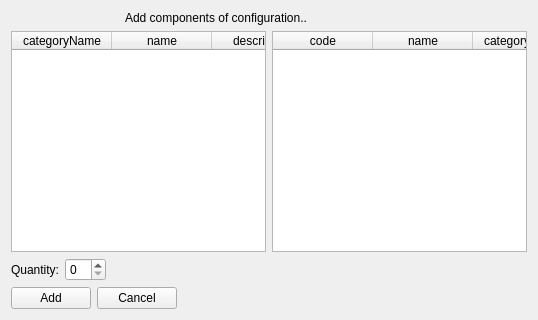
<?xml version="1.0" encoding="UTF-8"?>
<ui version="4.0">
 <class>configuration_component_add_form</class>
 <widget class="QWidget" name="configuration_component_add_form">
  <property name="geometry">
   <rect>
    <x>0</x>
    <y>0</y>
    <width>538</width>
    <height>320</height>
   </rect>
  </property>
  <property name="windowTitle">
   <string>Add components of configuration</string>
  </property>
  <layout class="QGridLayout" name="gridLayout">
   <item row="5" column="0">
    <layout class="QHBoxLayout" name="horizontalLayout">
     <item>
      <widget class="QPushButton" name="link">
       <property name="text">
        <string>Add</string>
       </property>
       <property name="form" stdset="0">
        <string notr="true">configuration_components</string>
       </property>
       <property name="global.configurationState" stdset="0">
        <string notr="true">{configuration.state}</string>
       </property>
       <property name="global.componentState" stdset="0">
        <string notr="true">{component.state}</string>
       </property>
       <property name="global.config_id" stdset="0">
        <string notr="true">{configuration.id}</string>
       </property>
       <property name="global.component_id" stdset="0">
        <string notr="true">{component.id}</string>
       </property>
       <property name="action" stdset="0">
        <string>create</string>
       </property>
       <property name="doctype" stdset="0">
        <string notr="true">ConfigurationComponent.simpleform</string>
       </property>
       <property name="rootelement" stdset="0">
        <string notr="true">ConfigurationComponent</string>
       </property>
      </widget>
     </item>
     <item>
      <widget class="QPushButton" name="cancel">
       <property name="text">
        <string>Cancel</string>
       </property>
       <property name="form" stdset="0">
        <string notr="true">configuration_components</string>
       </property>
       <property name="global.configurationState" stdset="0">
        <string notr="true">{configuration.state}</string>
       </property>
       <property name="global.componentState" stdset="0">
        <string notr="true">{component.state}</string>
       </property>
      </widget>
     </item>
     <item>
      <spacer name="horizontalSpacer">
       <property name="orientation">
        <enum>Qt::Horizontal</enum>
       </property>
       <property name="sizeHint" stdset="0">
        <size>
         <width>40</width>
         <height>20</height>
        </size>
       </property>
      </spacer>
     </item>
    </layout>
   </item>
   <item row="0" column="0">
    <layout class="QHBoxLayout" name="horizontalLayout_2">
     <item>
      <widget class="QLabel" name="label_2">
       <property name="maximumSize">
        <size>
         <width>32</width>
         <height>32</height>
        </size>
       </property>
       <property name="text">
        <string/>
       </property>
      </widget>
     </item>
     <item>
      <widget class="QLabel" name="label_3">
       <property name="maximumSize">
        <size>
         <width>32</width>
         <height>32</height>
        </size>
       </property>
       <property name="text">
        <string/>
       </property>
       <property name="pixmap">
        <pixmap resource="../qtclient.qrc">:/images/link_add.png</pixmap>
       </property>
      </widget>
     </item>
     <item>
      <widget class="QLabel" name="label_4">
       <property name="maximumSize">
        <size>
         <width>32</width>
         <height>32</height>
        </size>
       </property>
       <property name="text">
        <string/>
       </property>
       <property name="pixmap">
        <pixmap resource="../qtclient.qrc">:/images/bricks.png</pixmap>
       </property>
      </widget>
     </item>
     <item>
      <widget class="QLabel" name="label">
       <property name="text">
        <string>Add components of configuration..</string>
       </property>
      </widget>
     </item>
    </layout>
   </item>
   <item row="2" column="0">
    <layout class="QGridLayout" name="gridLayout_2">
     <item row="0" column="1">
      <widget class="QTableWidget" name="component">
       <property name="horizontalScrollBarPolicy">
        <enum>Qt::ScrollBarAlwaysOff</enum>
       </property>
       <property name="alternatingRowColors">
        <bool>true</bool>
       </property>
       <property name="selectionMode">
        <enum>QAbstractItemView::SingleSelection</enum>
       </property>
       <property name="selectionBehavior">
        <enum>QAbstractItemView::SelectRows</enum>
       </property>
       <property name="showGrid">
        <bool>true</bool>
       </property>
       <property name="gridStyle">
        <enum>Qt::DotLine</enum>
       </property>
       <property name="sortingEnabled">
        <bool>true</bool>
       </property>
       <property name="doctype" stdset="0">
        <string notr="true">ComponentListRequest.simpleform</string>
       </property>
       <property name="rootelement" stdset="0">
        <string notr="true">component</string>
       </property>
       <property name="state" stdset="0">
        <string notr="true">{global.componentState}</string>
       </property>
       <property name="action" stdset="0">
        <string notr="true">read</string>
       </property>
       <attribute name="horizontalHeaderShowSortIndicator" stdset="0">
        <bool>true</bool>
       </attribute>
       <attribute name="verticalHeaderStretchLastSection">
        <bool>false</bool>
       </attribute>
       <column>
        <property name="text">
         <string>code</string>
        </property>
       </column>
       <column>
        <property name="text">
         <string>name</string>
        </property>
       </column>
       <column>
        <property name="text">
         <string>categoryName</string>
        </property>
       </column>
       <column>
        <property name="text">
         <string>manufacturerName</string>
        </property>
       </column>
       <column>
        <property name="text">
         <string>mfgCode</string>
        </property>
       </column>
       <column>
        <property name="text">
         <string>webPage</string>
        </property>
       </column>
       <column>
        <property name="text">
         <string>description</string>
        </property>
       </column>
       <column>
        <property name="text">
         <string>price</string>
        </property>
       </column>
      </widget>
     </item>
     <item row="0" column="0">
      <widget class="QTableWidget" name="configuration">
       <property name="horizontalScrollBarPolicy">
        <enum>Qt::ScrollBarAlwaysOff</enum>
       </property>
       <property name="alternatingRowColors">
        <bool>true</bool>
       </property>
       <property name="selectionMode">
        <enum>QAbstractItemView::SingleSelection</enum>
       </property>
       <property name="selectionBehavior">
        <enum>QAbstractItemView::SelectRows</enum>
       </property>
       <property name="showGrid">
        <bool>true</bool>
       </property>
       <property name="gridStyle">
        <enum>Qt::DotLine</enum>
       </property>
       <property name="sortingEnabled">
        <bool>true</bool>
       </property>
       <property name="doctype" stdset="0">
        <string notr="true">ConfigurationListRequest.simpleform</string>
       </property>
       <property name="rootelement" stdset="0">
        <string notr="true">configuration</string>
       </property>
       <property name="state" stdset="0">
        <string notr="true">{global.configurationState}</string>
       </property>
       <property name="action" stdset="0">
        <string notr="true">read</string>
       </property>
       <attribute name="horizontalHeaderShowSortIndicator" stdset="0">
        <bool>true</bool>
       </attribute>
       <attribute name="verticalHeaderStretchLastSection">
        <bool>false</bool>
       </attribute>
       <column>
        <property name="text">
         <string>categoryName</string>
        </property>
       </column>
       <column>
        <property name="text">
         <string>name</string>
        </property>
       </column>
       <column>
        <property name="text">
         <string>description</string>
        </property>
       </column>
       <column>
        <property name="text">
         <string>comment</string>
        </property>
       </column>
      </widget>
     </item>
    </layout>
   </item>
   <item row="3" column="0">
    <layout class="QFormLayout" name="formLayout">
     <property name="fieldGrowthPolicy">
      <enum>QFormLayout::AllNonFixedFieldsGrow</enum>
     </property>
     <item row="1" column="0">
      <widget class="QLabel" name="label_requires">
       <property name="text">
        <string>Quantity:</string>
       </property>
      </widget>
     </item>
     <item row="1" column="1">
      <layout class="QHBoxLayout" name="horizontalLayout_5">
       <item>
        <widget class="QSpinBox" name="quantity"/>
       </item>
       <item>
        <spacer name="horizontalSpacer_2">
         <property name="orientation">
          <enum>Qt::Horizontal</enum>
         </property>
         <property name="sizeHint" stdset="0">
          <size>
           <width>40</width>
           <height>20</height>
          </size>
         </property>
        </spacer>
       </item>
      </layout>
     </item>
    </layout>
   </item>
  </layout>
 </widget>
 <tabstops>
  <tabstop>configuration</tabstop>
  <tabstop>quantity</tabstop>
  <tabstop>link</tabstop>
  <tabstop>cancel</tabstop>
 </tabstops>
 <resources>
  <include location="../qtclient.qrc"/>
  <include location="../resources/configurator.qrc"/>
 </resources>
 <connections/>
</ui>
